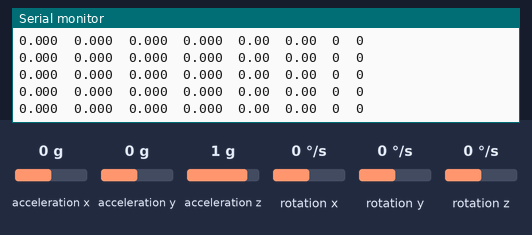
Bench run of a sketch on a simulated SparkFun Pro Micro, built with avr-gcc and run on an emulated ATmega32U4. Parts: the last lines printed to the serial monitor. Wiring (inferred from the names in the program): MPU-6050 motion sensor at I2C address 0x68. The test bench sets the inputs (shaded band); at power-on: acceleration x 0 g, acceleration y 0 g, acceleration z 1 g, rotation x 0 °/s, rotation y 0 °/s, rotation z 0 °/s. USB keyboard and mouse output is not drawn.

Above: at 3.7 s.
3.8 s: acceleration x set to -1.4 g
At 3.89 s:
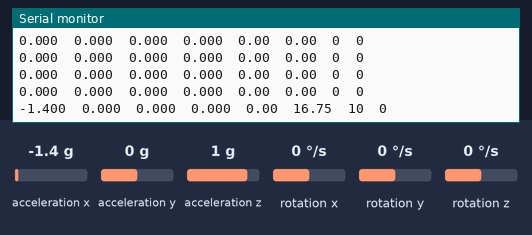
5.3 s: acceleration y set to -1.4 g
At 5.3 s:
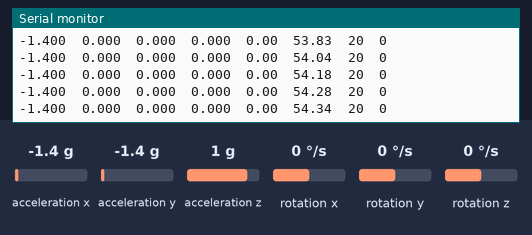
6.8 s: acceleration z set to -1.4 g
At 6.8 s:
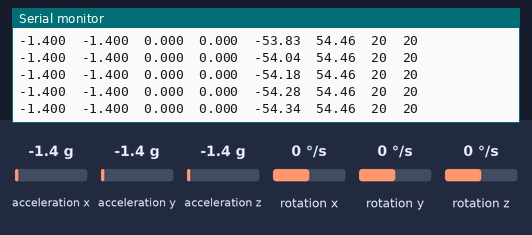
8.3 s: rotation x set to -192 °/s
At 8.31 s:
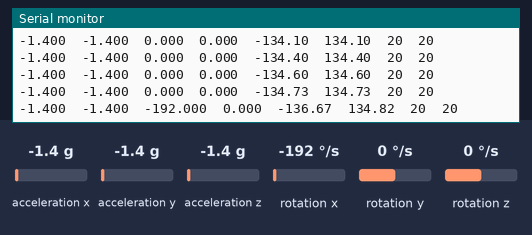
9.8 s: rotation y set to -192 °/s
At 9.81 s:
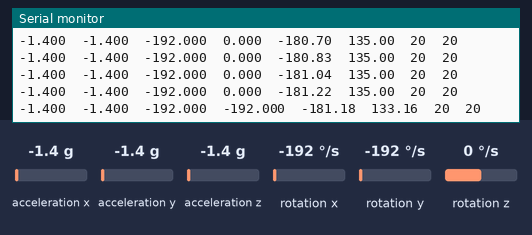
Timing chart, 0 to 12.3 s (numbered marks = the images above; inputs shaded):
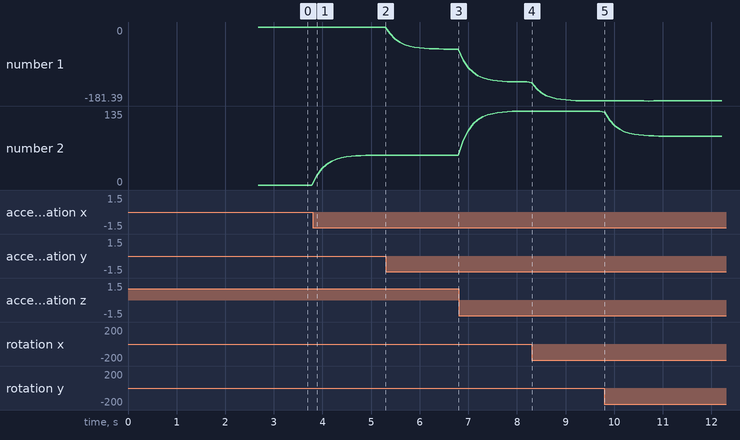

Measured:
- after the input at 3.8 s, the serial monitor: prints a new line after 0.08 s (image 1)
- after the input at 8.3 s, the serial monitor: prints a new line at once (image 4)
- after the input at 9.8 s, the serial monitor: prints a new line at once (image 5)
- plotted number 1: 0 → -54.34 after the input at 5.3 s, -54.34 → -134.73 after the input at 6.8 s, -134.73 → -181.22 after the input at 8.3 s
- plotted number 2: 0 → 54.34 after the input at 3.8 s, 54.46 → 134.73 after the input at 6.8 s, 135 → 88.77 after the input at 9.8 s

The sketch:

MOVA-TEST.CODE.ino
```cpp
#include <Wire.h>
#include <Mouse.h>

/*
 * ============================================================
 * Arduino Pro Micro + MPU6050 GY-521
 * ============================================================
 *
 * DESCRIPCIÓN:
 *   Convierte movimientos de cabeza detectados por el MPU6050
 *   en movimiento real del cursor del mouse, usando
 *   el Arduino Pro Micro como dispositivo HID USB.
 *
 * CONEXIONES (Pro Micro <-> MPU6050 GY-521):
 * ┌─────────────────┬──────────────┬─────────────────────────┐
 * │  Pro Micro Pin  │  GY-521 Pin  │  Descripción            │
 * ├─────────────────┼──────────────┼─────────────────────────┤
 * │  VCC (5V o 3V3) │  VCC         │  Alimentación (5V OK)   │
 * │  GND            │  GND         │  Tierra común           │
 * │  Pin 2 (SDA)    │  SDA         │  I2C Datos              │
 * │  Pin 3 (SCL)    │  SCL         │  I2C Reloj              │
 * │  (sin conectar) │  AD0         │  Dejar libre (addr 0x68)│
 * │  (sin conectar) │  INT         │  No se usa en este código│
 * └─────────────────┴──────────────┴─────────────────────────┘
 *
 * COMPILACIÓN:
 *  - Board: "SparkFun Pro Micro" o "Arduino Leonardo"
 * ============================================================
 */

// ============================================================
//  DIRECCIÓN I2C DEL MPU6050
#define MPU_ADDR 0x68  // AD0=GND → 0x68 | AD0=VCC → 0x69

// ============================================================

//  REGISTROS DEL MPU6050
#define MPU_PWR_MGMT_1   0x6B  // Registro de gestión de energía
#define MPU_ACCEL_CONFIG  0x1C  // Configuración del acelerómetro
#define MPU_GYRO_CONFIG   0x1B  // Configuración del giroscopio
#define MPU_DLPF_CONFIG   0x1A  // Filtro paso bajo digital
#define MPU_ACCEL_XOUT_H  0x3B  // Primer registro de datos acelerómetro
#define MPU_GYRO_XOUT_H   0x43  // Primer registro de datos giroscopio

// ============================================================

//  CONFIGURACIÓN — Ajusta estos valores según tu preferencia

// --- Sensibilidad del cursor ---
// Valores más altos = movimiento más rápido del cursor
// Rango recomendado: 5.0 a 20.0
const float SENSITIVITY_X = 1.0;  // Sensibilidad horizontal
const float SENSITIVITY_Y = 1.0;  // Sensibilidad vertical

// --- Zona muerta (deadzone) ---
// Ángulo mínimo de inclinación para mover el cursor (en grados)
// Elimina el jitter cuando la cabeza está quieta
// Rango recomendado: 0.5 a 2.5
const float DEADZONE = 3;

// --- Filtro complementario ---
// Alpha cercano a 1.0 confía más en el giroscopio (más suave, más drift)
// Alpha cercano a 0.0 confía más en el acelerómetro (menos drift, más ruido)
// Rango recomendado: 0.90 a 0.98
const float ALPHA = 0.96;

// --- Suavizado de movimiento (media móvil exponencial) ---
// Smoothing cercano a 1.0 = muy suave pero lento de responder
// Smoothing cercano a 0.0 = respuesta rápida pero más brusco
// Rango recomendado: 0.50 a 0.85
const float SMOOTHING = 0.70;

// --- Velocidad máxima del cursor (píxeles por ciclo) ---
// Limita el movimiento máximo para evitar saltos bruscos
const int MAX_CURSOR_SPEED = 20;

// --- Intervalo de loop en ms ---
// Tiempo entre lecturas. 10ms = ~100Hz
const int LOOP_INTERVAL_MS = 10;

// --- Número de muestras para calibración inicial ---
const int CALIBRATION_SAMPLES = 100;

// ============================================================

//  ESCALAS DEL MPU6050 (según configuración de registros)
// Acelerómetro: ±2g → LSB/g = 16384.0
const float ACCEL_SCALE = 16384.0;
// Giroscopio: ±250°/s → LSB/(°/s) = 131.0
const float GYRO_SCALE  = 131.0;

// ============================================================

//  VARIABLES GLOBALES
// Offsets de calibración del giroscopio (se calculan al inicio)
float gyroOffsetX = 0.0;
float gyroOffsetY = 0.0;
float gyroOffsetZ = 0.0;

// Ángulos calculados por el filtro complementario (grados)
float angleX = 0.0;  // Inclinación lateral  (roll)  → mueve cursor Y
float angleY = 0.0;  // Inclinación frontal  (pitch) → mueve cursor X

// Ángulos de referencia (posición neutra de la cabeza)
float refAngleX = 0.0;
float refAngleY = 0.0;

// Movimiento suavizado del cursor
float smoothMouseX = 0.0;
float smoothMouseY = 0.0;

// Marcador de tiempo para control de loop
unsigned long lastTime = 0;

// Marcador de tiempo para Serial Monitor
unsigned long lastSerialPrint = 0;
const int SERIAL_INTERVAL_MS = 100;  // Imprimir cada 100ms

// ============================================================

//  PROTOTIPOS DE FUNCIONES
void    initMPU6050();
void    calibrateMPU6050();
void    readMPU6050(float &ax, float &ay, float &az,
                    float &gx, float &gy, float &gz);
int16_t readRegister16(uint8_t reg);
float   applyDeadzone(float value, float deadzone);
int     clampCursorSpeed(float value, int maxSpeed);
void    printSerialData(float ax, float ay, float gx, float gy,
                        float aX, float aY, int mX, int mY);

// ============================================================


void setup() {

  Serial.begin(115200);
  // Timeout de 3 segundos para no bloquear si no hay monitor serial
  unsigned long startWait = millis();
  while (!Serial && (millis() - startWait < 3000)) {
    delay(10);
  }

  Serial.println(F("============================================"));
  Serial.println(F("  MOUSE GIROSCOPICO INALAMBRICO — Iniciando..."));
  Serial.println(F("============================================"));

  // Iniciar bus I2C
  Wire.begin();
  Wire.setClock(400000);  // Modo Fast I2C: 400kHz para mayor velocidad

  // Inicializar y configurar el MPU6050
  initMPU6050();

  // Calibrar el giroscopio (cabeza quieta)
  Serial.println(F("\n[CALIBRACION] Mantener cabeza QUIETA y mirando al frente..."));
  Serial.println(F("[CALIBRACION] Iniciando en 2 segundos..."));
  delay(2000);
  calibrateMPU6050();
  Serial.println(F("[CALIBRACION] Completada!\n"));

  // Iniciar el Mouse HID
  Mouse.begin();
  Serial.println(F("[MOUSE] Dispositivo HID Mouse activado."));
  Serial.println(F("[MOUSE] Mover la cabeza para controlar el cursor.\n"));

  // Encabezado del Serial Monitor
  Serial.println(F("accelX\taccelY\tgyroX\tgyroY\tangleX\tangleY\tmouseX\tmouseY"));

  // Guardar tiempo inicial
  lastTime = millis();
  lastSerialPrint = millis();
}


void loop() {

  unsigned long currentTime = millis();

  // Control de frecuencia: ejecutar solo cada LOOP_INTERVAL_MS
  if ((currentTime - lastTime) < LOOP_INTERVAL_MS) {
    return;
  }

  // Delta de tiempo en segundos (para integración del giroscopio)
  float dt = (currentTime - lastTime) / 1000.0;
  lastTime = currentTime;

  // Limitar dt para evitar saltos grandes si el loop se retrasa
  if (dt > 0.05) dt = 0.05;

  // --- 1. LEER SENSORES ---
  float ax, ay, az;  // Acelerómetro (en g)
  float gx, gy, gz;  // Giroscopio (en °/s)
  readMPU6050(ax, ay, az, gx, gy, gz);

  // --- 2. FILTRO COMPLEMENTARIO ---
  // Ángulo del acelerómetro (referencia estática, sin drift)
  // atan2 devuelve radianes → convertir a grados
  float accelAngleX = atan2(ay, az) * 180.0 / PI;  // Roll
  float accelAngleY = atan2(-ax, az) * 180.0 / PI; // Pitch

  // Integrar el giroscopio (rápido, sin ruido, con drift lento)
  // y fusionar con el acelerómetro mediante filtro complementario
  angleX = ALPHA * (angleX + gx * dt) + (1.0 - ALPHA) * accelAngleX;
  angleY = ALPHA * (angleY + gy * dt) + (1.0 - ALPHA) * accelAngleY;

  // --- 3. CALCULAR DESPLAZAMIENTO RELATIVO A LA POSICIÓN NEUTRA ---
  float deltaX = angleX - refAngleX;  // Desviación en roll  → cursor Y
  float deltaY = angleY - refAngleY;  // Desviación en pitch → cursor X

  // --- 4. APLICAR ZONA MUERTA ---
  float deadDeltaX = applyDeadzone(deltaX, DEADZONE);
  float deadDeltaY = applyDeadzone(deltaY, DEADZONE);

  // --- 5. CALCULAR MOVIMIENTO DEL CURSOR ---
  // deltaY (pitch = cabeza arriba/abajo) controla Y del cursor
  // deltaX (roll  = cabeza izquierda/derecha) controla X del cursor
  // Nota: el signo determina la dirección natural del movimiento
  float rawMouseX =  deadDeltaY * SENSITIVITY_X;  // Pitch → X
  float rawMouseY = -deadDeltaX * SENSITIVITY_Y;  // Roll  → Y (invertido para naturalidad)

  // --- 6. SUAVIZADO (Media Móvil Exponencial) ---
  smoothMouseX = SMOOTHING * smoothMouseX + (1.0 - SMOOTHING) * rawMouseX;
  smoothMouseY = SMOOTHING * smoothMouseY + (1.0 - SMOOTHING) * rawMouseY;

  // --- 7. LIMITAR VELOCIDAD MÁXIMA ---
  int moveX = clampCursorSpeed(smoothMouseX, MAX_CURSOR_SPEED);
  int moveY = clampCursorSpeed(smoothMouseY, MAX_CURSOR_SPEED);

  // --- 8. MOVER EL CURSOR (solo si hay movimiento real) ---
  if (moveX != 0 || moveY != 0) {
    Mouse.move(moveX, moveY, 0);
  }

  // --- 9. IMPRIMIR DATOS EN SERIAL MONITOR ---
  if ((currentTime - lastSerialPrint) >= SERIAL_INTERVAL_MS) {
    printSerialData(ax, ay, gx, gy, angleX, angleY, moveX, moveY);
    lastSerialPrint = currentTime;
  }
}


void initMPU6050() {

  Serial.println(F("[MPU6050] Inicializando..."));

  // Despertar el MPU6050 (por defecto está en modo sleep)
  Wire.beginTransmission(MPU_ADDR);
  Wire.write(MPU_PWR_MGMT_1);
  Wire.write(0x00);  // Bit SLEEP = 0, usar oscilador interno
  Wire.endTransmission(true);
  delay(100);

  // Verificar que el MPU6050 responde (registro WHO_AM_I = 0x75)
  Wire.beginTransmission(MPU_ADDR);
  Wire.write(0x75);  // WHO_AM_I register
  Wire.endTransmission(false);
  Wire.requestFrom(MPU_ADDR, 1, true);
  uint8_t whoAmI = Wire.read();

  if (whoAmI == 0x68) {
    Serial.println(F("[MPU6050] Detectado correctamente (WHO_AM_I = 0x68)"));
  } else {
    Serial.print(F("[MPU6050] ADVERTENCIA: WHO_AM_I = 0x"));
    Serial.println(whoAmI, HEX);
    Serial.println(F("[MPU6050] Verificar conexiones I2C y dirección."));
  }

  // Configurar filtro paso-bajo digital (DLPF)
  // DLPF_CFG = 3 → Accel: 44Hz BW, Gyro: 42Hz BW, delay ~4.8ms
  // Reduce ruido de alta frecuencia para movimiento más suave
  Wire.beginTransmission(MPU_ADDR);
  Wire.write(MPU_DLPF_CONFIG);
  Wire.write(0x03);  // DLPF nivel 3
  Wire.endTransmission(true);

  // Configurar rango del giroscopio: ±250°/s (más precisión para movimientos suaves)
  // FS_SEL = 0 → ±250°/s → escala 131 LSB/(°/s)
  Wire.beginTransmission(MPU_ADDR);
  Wire.write(MPU_GYRO_CONFIG);
  Wire.write(0x00);  // FS_SEL = 0 → ±250°/s
  Wire.endTransmission(true);

  // Configurar rango del acelerómetro: ±2g (máxima resolución)
  // AFS_SEL = 0 → ±2g → escala 16384 LSB/g
  Wire.beginTransmission(MPU_ADDR);
  Wire.write(MPU_ACCEL_CONFIG);
  Wire.write(0x00);  // AFS_SEL = 0 → ±2g
  Wire.endTransmission(true);

  delay(100);
  Serial.println(F("[MPU6050] Configurado: Gyro ±250°/s | Accel ±2g | DLPF nivel 3"));
}


void calibrateMPU6050() {

  float sumGX = 0, sumGY = 0, sumGZ = 0;
  float sumAX = 0, sumAY = 0, sumAZ = 0;

  Serial.print(F("[CALIBRACION] Tomando "));
  Serial.print(CALIBRATION_SAMPLES);
  Serial.println(F(" muestras..."));

  // Tomar múltiples lecturas para promediar
  for (int i = 0; i < CALIBRATION_SAMPLES; i++) {
    int16_t rawAX = readRegister16(MPU_ACCEL_XOUT_H);
    int16_t rawAY = readRegister16(MPU_ACCEL_XOUT_H + 2);
    int16_t rawAZ = readRegister16(MPU_ACCEL_XOUT_H + 4);
    int16_t rawGX = readRegister16(MPU_GYRO_XOUT_H);
    int16_t rawGY = readRegister16(MPU_GYRO_XOUT_H + 2);
    int16_t rawGZ = readRegister16(MPU_GYRO_XOUT_H + 4);

    sumAX += rawAX / ACCEL_SCALE;
    sumAY += rawAY / ACCEL_SCALE;
    sumAZ += rawAZ / ACCEL_SCALE;
    sumGX += rawGX / GYRO_SCALE;
    sumGY += rawGY / GYRO_SCALE;
    sumGZ += rawGZ / GYRO_SCALE;

    // Mostrar progreso cada 50 muestras
    if ((i + 1) % 50 == 0) {
      Serial.print(F("  ..."));
      Serial.print(i + 1);
      Serial.println(F(" muestras tomadas"));
    }
    delay(2);  // ~500 muestras en ~1 segundo
  }

  // Calcular promedios
  float avgAX = sumAX / CALIBRATION_SAMPLES;
  float avgAY = sumAY / CALIBRATION_SAMPLES;
  float avgAZ = sumAZ / CALIBRATION_SAMPLES;
  gyroOffsetX = sumGX / CALIBRATION_SAMPLES;
  gyroOffsetY = sumGY / CALIBRATION_SAMPLES;
  gyroOffsetZ = sumGZ / CALIBRATION_SAMPLES;

  // Establecer ángulos de referencia (posición neutra de la cabeza)
  refAngleX = atan2(avgAY, avgAZ) * 180.0 / PI;
  refAngleY = atan2(-avgAX, avgAZ) * 180.0 / PI;

  // Inicializar ángulos del filtro en la posición neutra
  angleX = refAngleX;
  angleY = refAngleY;

  // Mostrar resultados de calibración
  Serial.println(F("\n[CALIBRACION] Resultados:"));
  Serial.print(F("  Offset Gyro X: ")); Serial.println(gyroOffsetX, 4);
  Serial.print(F("  Offset Gyro Y: ")); Serial.println(gyroOffsetY, 4);
  Serial.print(F("  Offset Gyro Z: ")); Serial.println(gyroOffsetZ, 4);
  Serial.print(F("  Angulo neutro X (roll):  ")); Serial.println(refAngleX, 2);
  Serial.print(F("  Angulo neutro Y (pitch): ")); Serial.println(refAngleY, 2);
}


void readMPU6050(float &ax, float &ay, float &az,
                 float &gx, float &gy, float &gz) {

  // Solicitar lectura de 14 bytes desde el primer registro de acelerómetro
  // Los registros son consecutivos: ACCEL XYZ (6 bytes) + TEMP (2) + GYRO XYZ (6)
  Wire.beginTransmission(MPU_ADDR);
  Wire.write(MPU_ACCEL_XOUT_H);
  Wire.endTransmission(false);
  Wire.requestFrom(MPU_ADDR, 14, true);

  // Leer acelerómetro (bytes 0-5)
  int16_t rawAX = (Wire.read() << 8) | Wire.read();
  int16_t rawAY = (Wire.read() << 8) | Wire.read();
  int16_t rawAZ = (Wire.read() << 8) | Wire.read();

  // Leer temperatura (bytes 6-7) — no se usa, pero hay que leerlos
  Wire.read(); Wire.read();

  // Leer giroscopio (bytes 8-13)
  int16_t rawGX = (Wire.read() << 8) | Wire.read();
  int16_t rawGY = (Wire.read() << 8) | Wire.read();
  int16_t rawGZ = (Wire.read() << 8) | Wire.read();

  // Convertir a unidades físicas y aplicar offsets de calibración
  ax = rawAX / ACCEL_SCALE;
  ay = rawAY / ACCEL_SCALE;
  az = rawAZ / ACCEL_SCALE;

  gx = (rawGX / GYRO_SCALE) - gyroOffsetX;
  gy = (rawGY / GYRO_SCALE) - gyroOffsetY;
  gz = (rawGZ / GYRO_SCALE) - gyroOffsetZ;
}


int16_t readRegister16(uint8_t reg) {
  //  FUNCIÓN: Leer un registro de 16 bits del MPU6050
  //  Usada durante la calibración para leer registros individuales

  Wire.beginTransmission(MPU_ADDR);
  Wire.write(reg);
  Wire.endTransmission(false);
  Wire.requestFrom(MPU_ADDR, 2, true);
  return (Wire.read() << 8) | Wire.read();
}


float applyDeadzone(float value, float deadzone) {
  if (value > deadzone) {
    return value - deadzone;   // Supera zona muerta positiva
  } else if (value < -deadzone) {
    return value + deadzone;   // Supera zona muerta negativa
  }
  return 0.0;  // Dentro de la zona muerta → sin movimiento
}


int clampCursorSpeed(float value, int maxSpeed) {
  if (value > maxSpeed)  return maxSpeed;
  if (value < -maxSpeed) return -maxSpeed;
  return (int)value;
}


void printSerialData(float ax, float ay, float gx, float gy,
                     float aX, float aY, int mX, int mY) {
  Serial.print(ax,  3);  Serial.print(F("\t"));
  Serial.print(ay,  3);  Serial.print(F("\t"));
  Serial.print(gx,  3);  Serial.print(F("\t"));
  Serial.print(gy,  3);  Serial.print(F("\t"));
  Serial.print(aX,  2);  Serial.print(F("\t"));
  Serial.print(aY,  2);  Serial.print(F("\t"));
  Serial.print(mX);      Serial.print(F("\t"));
  Serial.println(mY);
}

/*
 * ============================================================
 *  GUÍA RÁPIDA DE AJUSTE
 * ============================================================
 *
 * El cursor se mueve demasiado rápido:
 *   → Reducir SENSITIVITY_X y SENSITIVITY_Y
 *
 * El cursor tiembla o vibra cuando la cabeza está quieta:
 *   → Aumentar DEADZONE (ej: 1.8)
 *
 * El cursor tarda mucho en responder:
 *   → Reducir SMOOTHING
 *   → Aumentar SENSITIVITY
 *
 * El cursor se mueve lentamente o con retraso:
 *   → Reducir SMOOTHING
 *
 * El cursor deriva lentamente con la cabeza quieta (drift):
 *   → Reducir ALPHA para confiar más en acelerómetro
 *   → Asegurarse de que la calibración se hizo con la cabeza QUIETA
 *
 * Movimiento se siente brusco:
 *   → Aumentar SMOOTHING
 *
 * ============================================================
 *  SOLUCIÓN DE PROBLEMAS
 * ============================================================
 *
 * "WHO_AM_I" incorrecto en Serial Monitor:
 *   → Verificar conexiones SDA/SCL
 *   → Confirmar que VCC está conectado
 *   → Si AD0 está en VCC, cambiar MPU_ADDR a 0x69
 *
 * Arduino no se detecta como mouse en Windows:
 *   → Asegurarse de seleccionar "SparkFun Pro Micro" o
 *     "Arduino Leonardo" como placa en Arduino IDE
 *   → Si antes era detectado como Serial, puede necesitar
 *     re-flash del bootloader
 *
 * El cursor solo se mueve en una dirección:
 *   → Revisar la orientación física del MPU6050
 *   → Cambiar el signo en rawMouseX o rawMouseY
 *
 * ============================================================
 */
```
